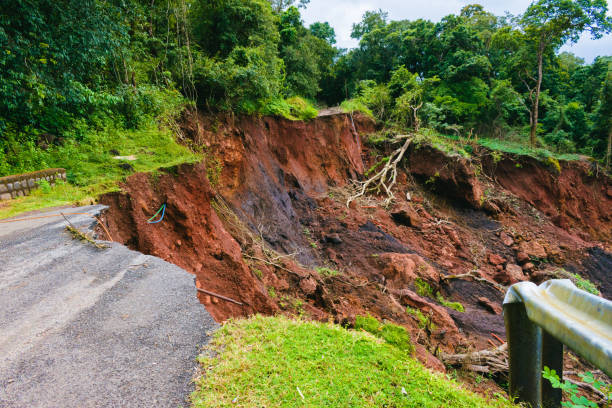
#> input picture Data/citizen_reports/temp/land_slide.jpg, 612 x 408 px
$ python -i computer_vision.py   (imports and definitions only)
#> lines starting #> are read from the running program, lines starting #| are printed output that depends on the picture
#> further down, picture is the input picture: shape (408, 612, 3); mean B, G, R 72.7, 110, 110
"""
computer_vision.py
------------------

Enhanced Computer Vision module for
NER Landslide Early Warning System.

Features:
- YOLO object detection
- Person / vehicle exposure detection
- Edge / crack-like texture estimation
- Earth / debris color estimation
- Visual hazard score
- Severity level
- Annotated image output

Run:
    python src/computer_vision.py
"""

import os

import cv2
import numpy as np

from ultralytics import YOLO


# ==========================================
# FILE PATHS
# ==========================================

MODEL_FOLDER = (
    "Models/cv"
    if os.path.exists("Models/cv")
    else "models/cv"
)

OUTPUT_FOLDER = "outputs/cv"

MODEL_FILE = (
    os.path.join(MODEL_FOLDER, "yolov8n.pt")
    if os.path.exists(os.path.join(MODEL_FOLDER, "yolov8n.pt"))
    else ("yolov8n.pt" if os.path.exists("yolov8n.pt") else os.path.join(MODEL_FOLDER, "yolov8n.pt"))
)


# ==========================================
# CREATE FOLDERS
# ==========================================

# [18 lines not run here, left out]


# [11 lines that did not run here, left out]


# [3 lines not run here, left out]


# ==========================================
# HAZARD-RELATED OBJECTS
# ==========================================

HAZARD_OBJECTS = {

    "person":
        20,

    "car":
        10,

    "motorcycle":
        10,

    "bus":
        15,

    "truck":
        15
}


# ==========================================
# OBJECT OBSERVATIONS
# ==========================================

OBJECT_MESSAGES = {

    "person":
        "People detected in or near the reported area.",

    "car":
        "Vehicle traffic detected near the reported location.",

    "motorcycle":
        "Two-wheeler movement detected near the reported location.",

    "bus":
        "Public transport exposure detected.",

    "truck":
        "Heavy vehicle exposure detected."
}


# ==========================================
# EARTH / DEBRIS ANALYSIS
# ==========================================

# [62 lines left out: function calculate_earth_ratio, not called in this run]


# ==========================================
# EDGE / CRACK-LIKE TEXTURE
# ==========================================

def calculate_edge_density(
    image
):

    """
    Estimate edge density.

    High edge density can indicate rough
    surfaces, debris, cracks, vegetation,
    structures etc.

    This is not a direct crack detector.
    """

    gray = cv2.cvtColor(
        image,
        cv2.COLOR_BGR2GRAY
    )
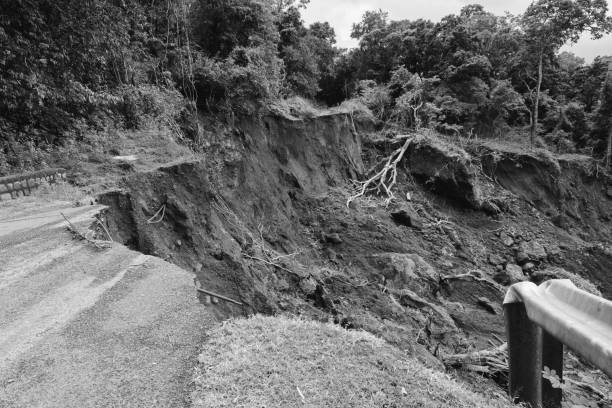
#> gray: shape (408, 612); min 1, max 255, mean 105.8


    gray = cv2.GaussianBlur(
        gray,
        (5, 5),
        0
    )


    edges = cv2.Canny(
        gray,
        50,
        150
    )
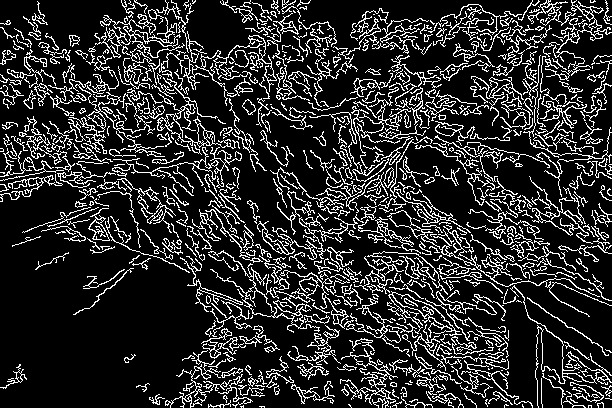
#> edges: shape (408, 612); 17.5% white in thin lines or dots


    edge_pixels = np.count_nonzero(
        edges
    )
#> edge_pixels = 43648


    total_pixels = (
        edges.shape[0]
        *
        edges.shape[1]
    )
#> total_pixels = 249696


    if total_pixels == 0:

        return 0.0


    density = (
        edge_pixels
        /
        total_pixels
    )
#> density = 0.175


    return float(
        density
    )


# ==========================================
# SEVERITY LEVEL
# ==========================================

# [458 lines left out: functions get_visual_severity, calculate_visual_hazard_score, build_observations, analyse_image, not called in this run]


# ==========================================
# TEST
# ==========================================

# [157 lines not run here, left out]

>>> import cv2
>>> picture = cv2.imread('../Data/citizen_reports/temp/land_slide.jpg')
>>> result = calculate_edge_density(picture)
#> result = 0.175
